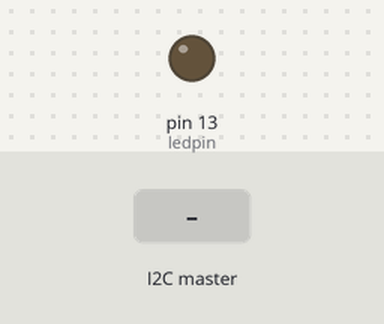
A sketch run on a simulated Arduino Uno, built with avr-gcc and run on an emulated ATmega328P. Shown: output pins drawn as LEDs (lit = HIGH). The inputs (shaded band) are chosen by the test bench. What the sketch prints to the serial monitor is not drawn.

Above: at 1.2 s.
1.3 s: the I2C master sends the byte 1
At 2.1 s:
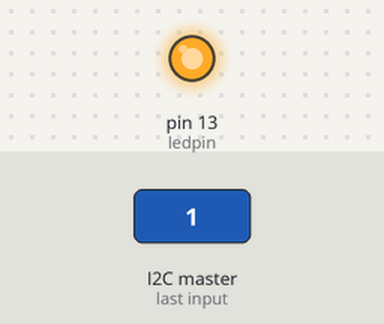
2.8 s: the I2C master sends the byte 0
At 3.2 s:
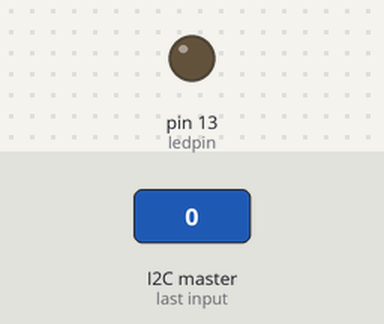
Timing chart, 0 to 5.8 s (numbered marks = the images above; inputs shaded):
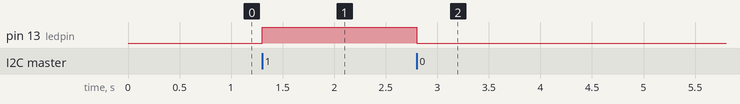

Measured:
- after the input at 1.3 s, pin 13 (ledpin): LOW → HIGH at once
- after the input at 2.8 s, pin 13 (ledpin): HIGH → LOW at once

The sketch:

I2CReceiveTest.ino
```cpp
// For more, see https://dronebotworkshop.com/i2c-arduino-raspberry-pi/

// WARNING: be careful when communicating with devices of different voltage levels
// e.g. pi at 3.3V and arduino at 5v
/* For I2C need 3 wires
 *  SDA - A4
 *  SCL - A5
 *  Ground
 */

#include <Wire.h>

const int ledpin = 13;

void setup() {
  // put your setup code here, to run once:
  pinMode(ledpin, OUTPUT);
  digitalWrite(ledpin, LOW);
  Serial.begin(9600);

  Wire.begin(0x8); // Without an argument passed, that would make this the master,
                   // By passing an argument we make this arduino the receiver

  // What function to call when receive data
  Wire.onReceive(receiveEvent);// https://www.arduino.cc/en/Reference/WireOnReceive
}

// @param numBytes: the number of bytes received from master
void receiveEvent(int numBytes) {
  while (Wire.available()) {// available() returns number of bytes available for retrieval
    int c = Wire.read(); // example code I've seen uses char c, not int c.
    Serial.write("character recieved:");
    Serial.write(c);
    Serial.write("\n");
    if (c == 1){
      digitalWrite(ledpin, 1);
      Serial.write("LED on\n");
    } else if (c == 0){
      digitalWrite(ledpin, 0);
      Serial.write("LED off\n");
    }
  }
}

void loop() {
  // put your main code here, to run repeatedly:
  delay(100);
}
```
